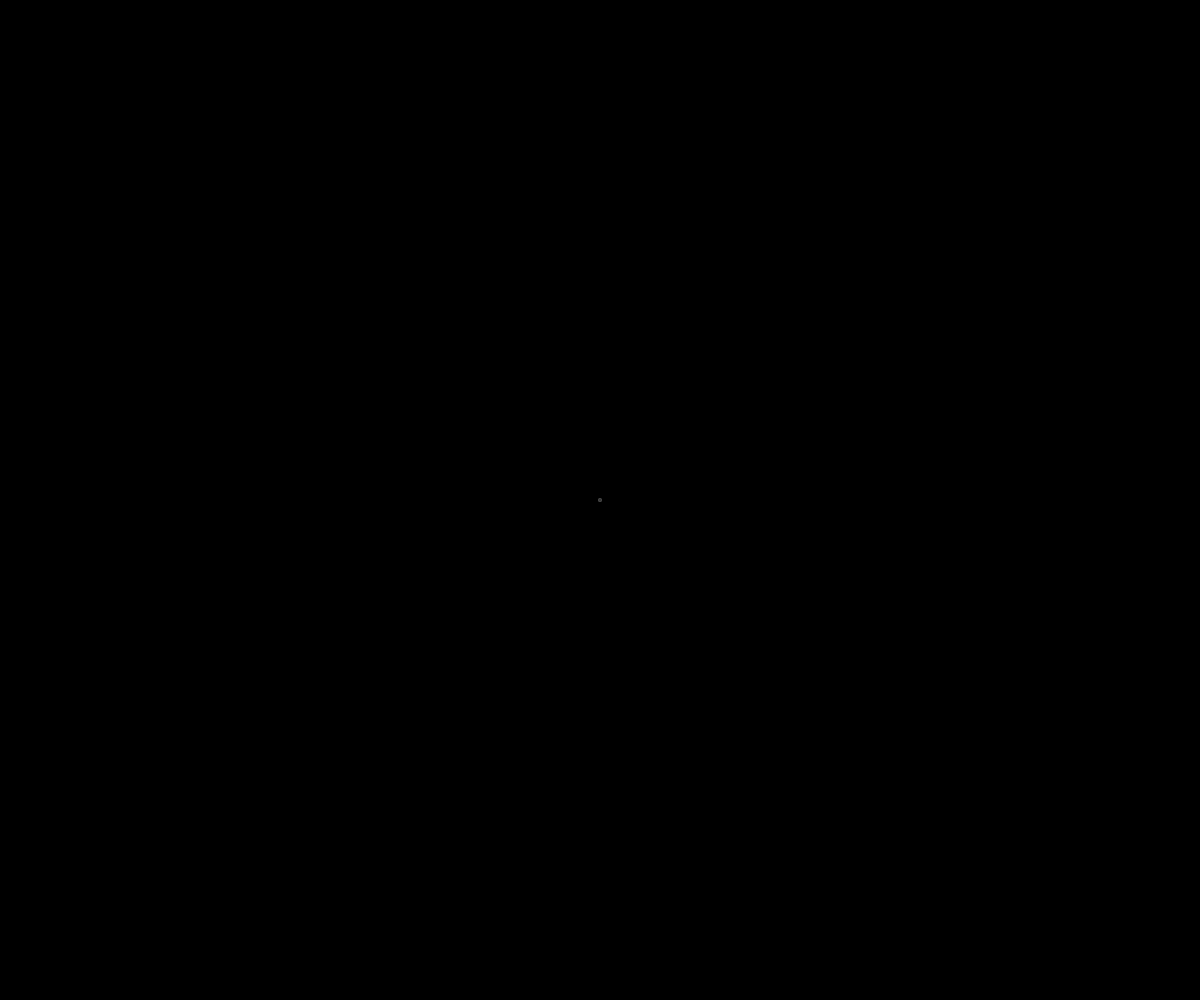
Frame 1 (no input)
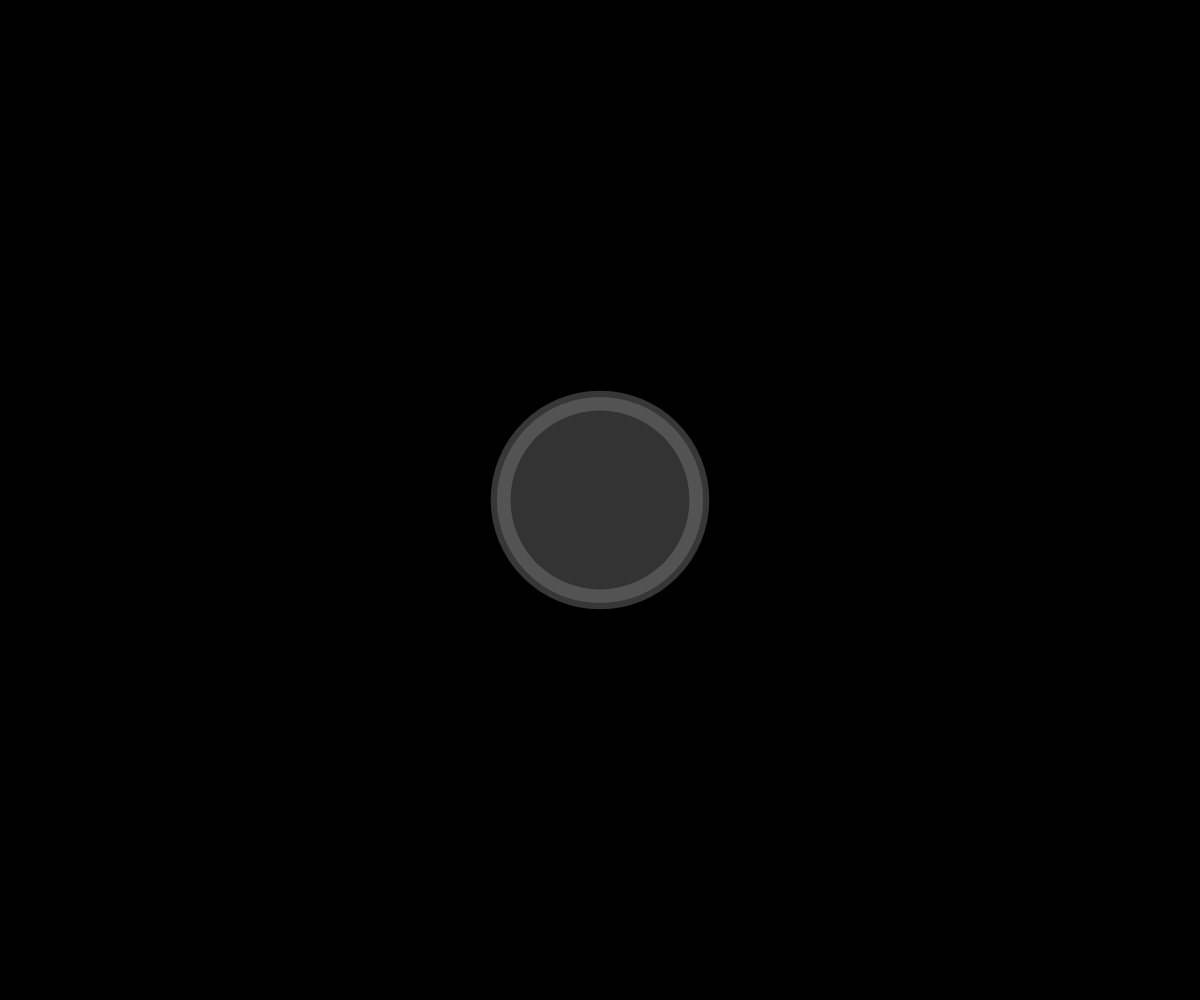
Frame 60 (no input)
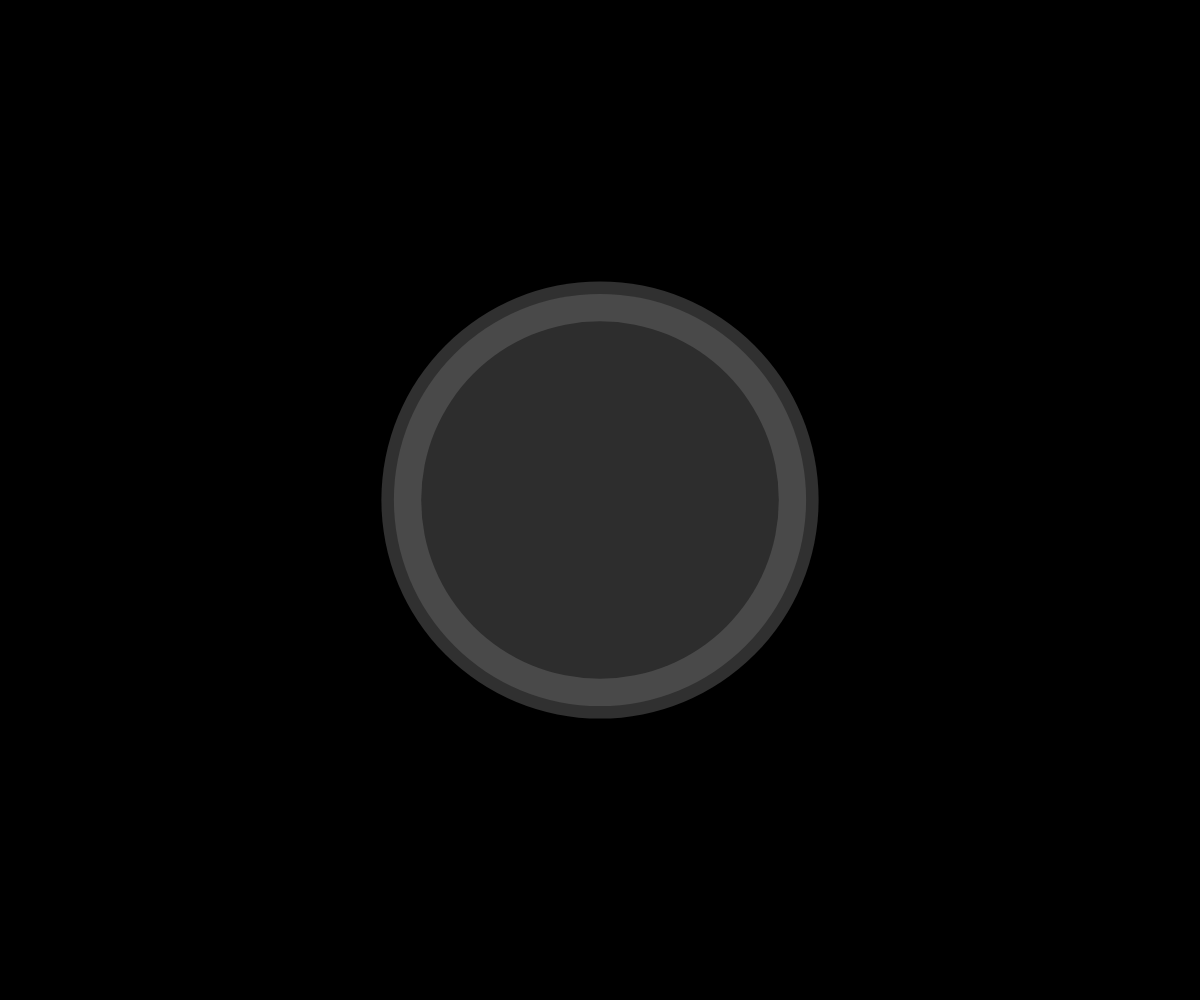
Frame 120 (the mouse pressed at the canvas centre since frame 60)

The p5.js sketch that drew these frames (run headless with seeded random() and noise() and a simulated clock; from frame 60 on, the mouse is pressed at the canvas centre):

// p5.js sketch
// ── sketch.js
let rings = [];

function setup() {
  createCanvas(windowWidth, windowHeight);
  colorMode(GRAY);
  noStroke();
  
  // Initialize rings
  for (let i = 0; i < 20; i++) {
    rings.push({
      radius: 0,
      maxRadius: max(width, height) * 0.8,
      speed: random(0.5, 2),
      opacity: random(30, 100)
    });
  }
}

function draw() {
  background(0);
  
  // Update and display rings
  for (let i = 0; i < rings.length; i++) {
    let ring = rings[i];
    
    // Update radius
    ring.radius += ring.speed;
    
    // Reset ring when it exceeds max radius
    if (ring.radius > ring.maxRadius) {
      ring.radius = 0;
      ring.opacity = random(30, 100);
    }
    
    // Draw ring with varying opacity and size
    let alpha = map(ring.radius, 0, ring.maxRadius, ring.opacity, 0);
    fill(alpha);
    
    ellipse(width/2, height/2, ring.radius * 2);
  }
}

function windowResized() {
  resizeCanvas(windowWidth, windowHeight);
}
